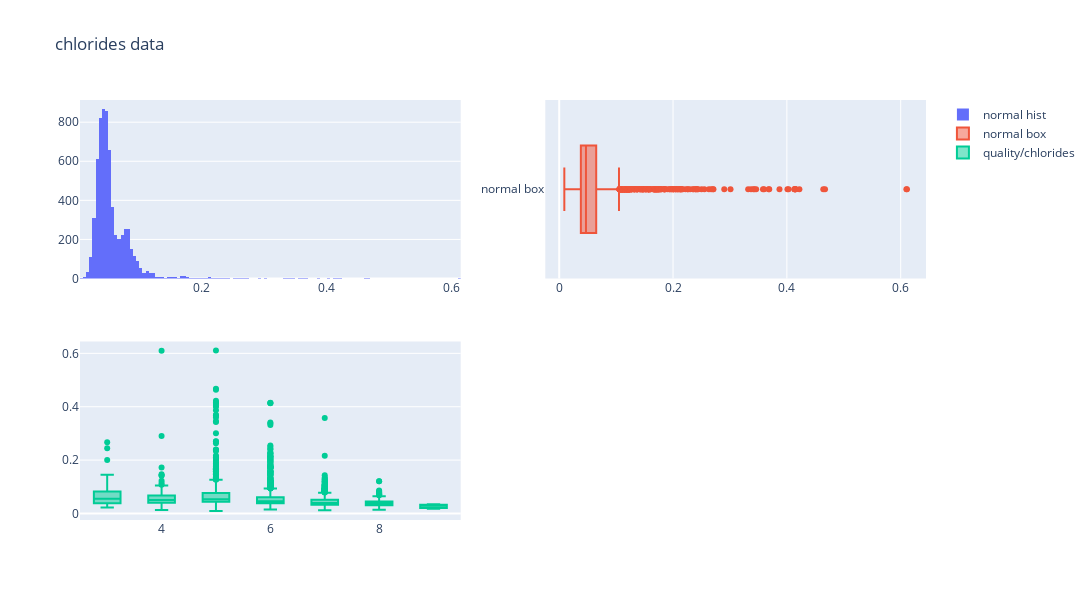

The cell this chart's notebook holds for it:
### Markdown cell above
---
Chlorides

### Code cell
fig = make_subplots(rows=2,cols=2)

#histogram for red
fig.append_trace(go.Histogram(
    x=total_wine["chlorides"],
    name="normal hist"), row=1,col=1)

#boxplot for red
fig.append_trace(go.Box(
    x=total_wine["chlorides"],
    name="normal box"
),row=1,col=2)

fig.append_trace(go.Box(
    x=total_wine["quality"],
    y=total_wine["chlorides"],
    name="quality/chlorides"
),row=2, col=1)

#histogram for white
fig.update_layout(height=600, width=1200, title_text="chlorides data")
fig.show()

### Figure 1 — Plotly figure (JSON) as saved in the notebook; plotly's stock layout.template omitted (floating-point values rounded to 4 significant figures; data arrays with more than 128 entries replaced by an {"elided": "..."} marker saying what was removed)
{"data": [{"name": "normal hist", "type": "histogram", "x": {"elided": "6497 float values"}, "xaxis": "x", "yaxis": "y"}, {"name": "normal box", "type": "box", "x": {"elided": "6497 float values"}, "xaxis": "x2", "yaxis": "y2"}, {"name": "quality/chlorides", "type": "box", "x": {"elided": "6497 int values"}, "xaxis": "x3", "y": {"elided": "6497 float values"}, "yaxis": "y3"}], "layout": {"height": 600, "title": {"text": "chlorides data"}, "width": 1200, "xaxis": {"anchor": "y", "domain": [0, 0.45]}, "xaxis2": {"anchor": "y2", "domain": [0.55, 1]}, "xaxis3": {"anchor": "y3", "domain": [0, 0.45]}, "xaxis4": {"anchor": "y4", "domain": [0.55, 1]}, "yaxis": {"anchor": "x", "domain": [0.575, 1]}, "yaxis2": {"anchor": "x2", "domain": [0.575, 1]}, "yaxis3": {"anchor": "x3", "domain": [0, 0.425]}, "yaxis4": {"anchor": "x4", "domain": [0, 0.425]}}}
